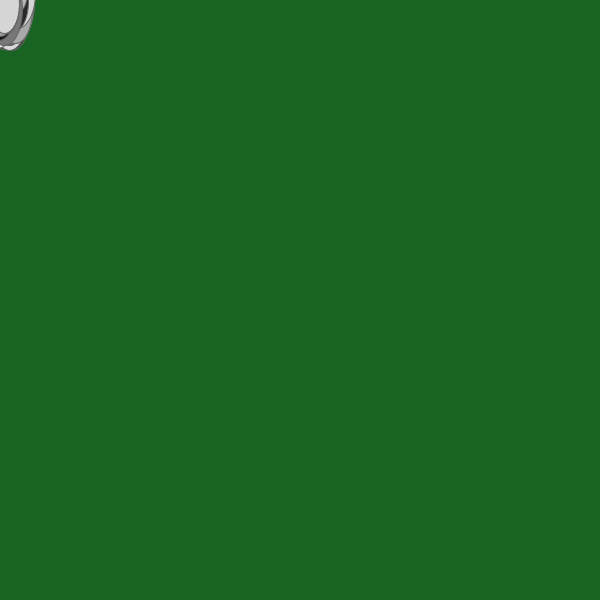
Frame 1 (no input)
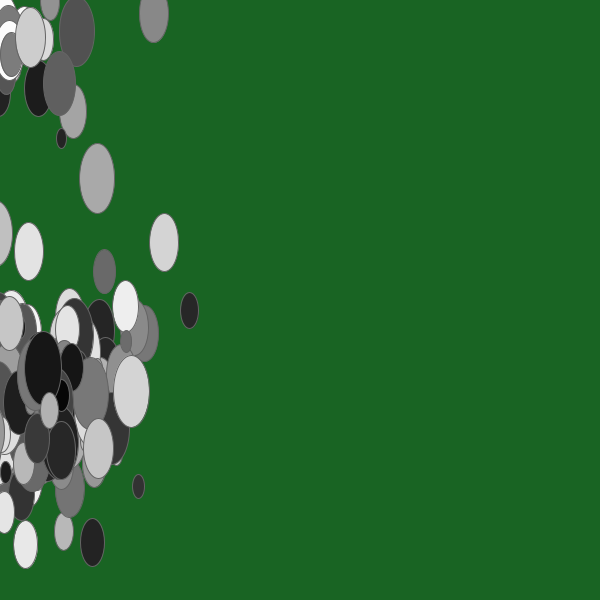
Frame 60 (the mouse pressed at the canvas centre just before this capture)
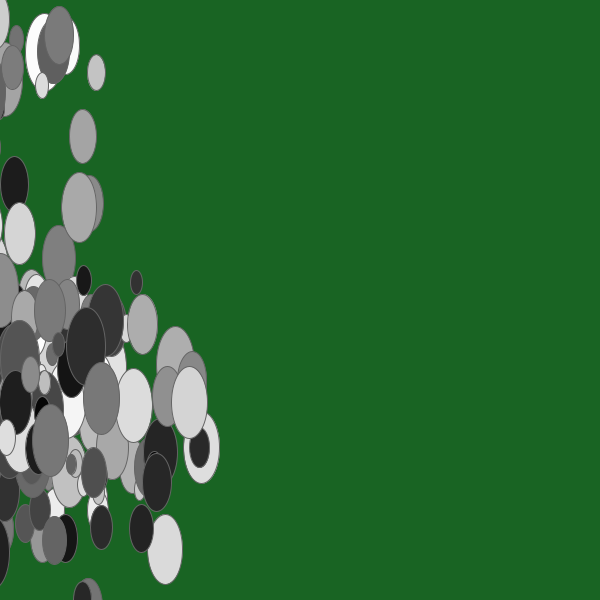
Frame 120 (the mouse held since frame 60 and released just before this capture)

The Processing sketch that drew these frames (run headless with seeded random() and noise(); from frame 60 on, the mouse is pressed at the canvas centre):

// Processing sketch: processing_86772
// ── processing_86772.pde

//comportament emergent

//declaracio de la clase boleta
Boleta []a;
 
void setup(){
  size(600, 600);
  fill(255,0,0);
 
 //declaració del array a classe boleta
  a = new Boleta[400];
  for (int i=0; i<a.length; i++){
    a[i] = new Boleta();
    a[i].x = mouseX;
    a[i].y = mouseY;
    a[i].diametre = (int)random(10, 40);
    a[i].velocitat = (int)random(20, 100);
    a[i].colors = color(random(0,255));
  }//cierra for
}//cierra setup

void draw(){
  background(25,100,35);
  fill(150,255);
  stroke(100);
 
  for (int i=0; i<a.length; i++){
    a[i].moure();
    a[i].veure();
  }//cierra for
 
}//cierra draw

//declaració de les variables de la classe boleta
class Boleta{
  float x, y;
  int diametre;
  int velocitat;
  color colors;
 
  void veure(){
    fill(colors);
    ellipse(x, y, diametre, 2*diametre);
    if (x>600) x = 0;
    if (y<0) y = 400;
  }//cierra mostrar
 
  void moure(){
    x += (random(-2, 2)) * 0.1 * velocitat;
    y += (random(-2, 2)) * 0.1 * velocitat;
     
  }//cierra mover
}//cierra bola
